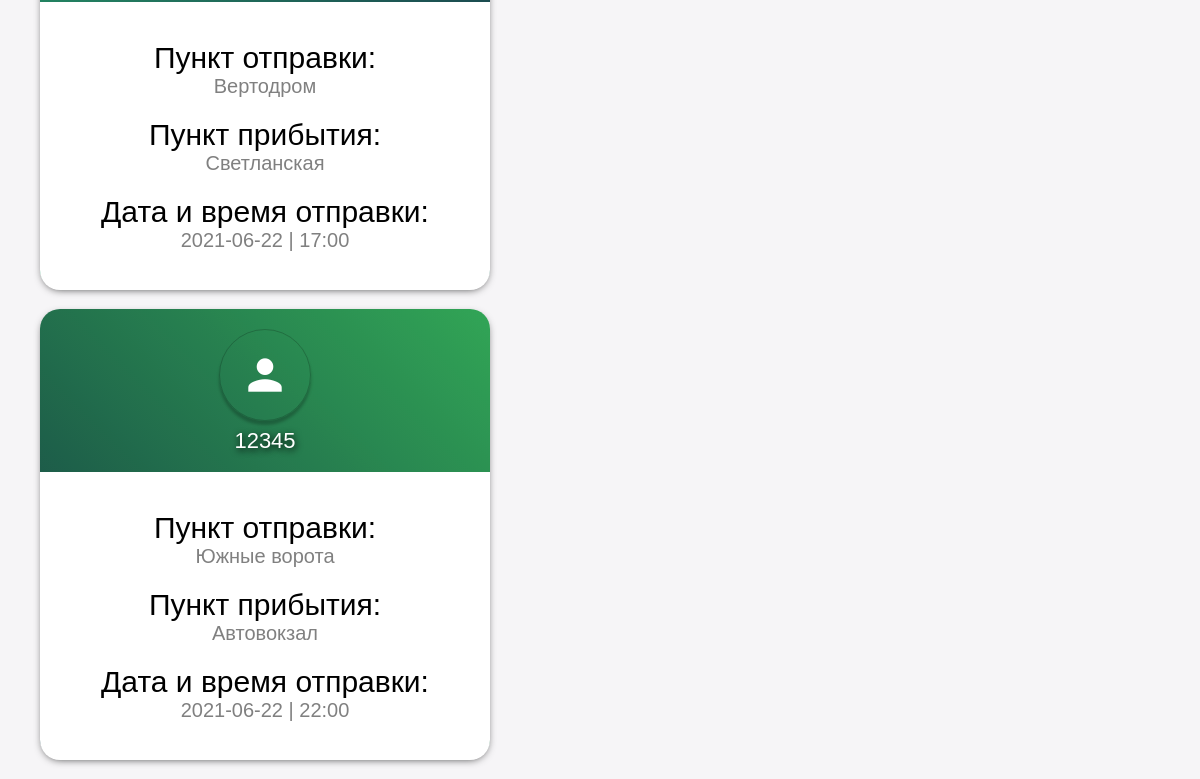
Page /main (signed in, lower part) on the earlier database version.
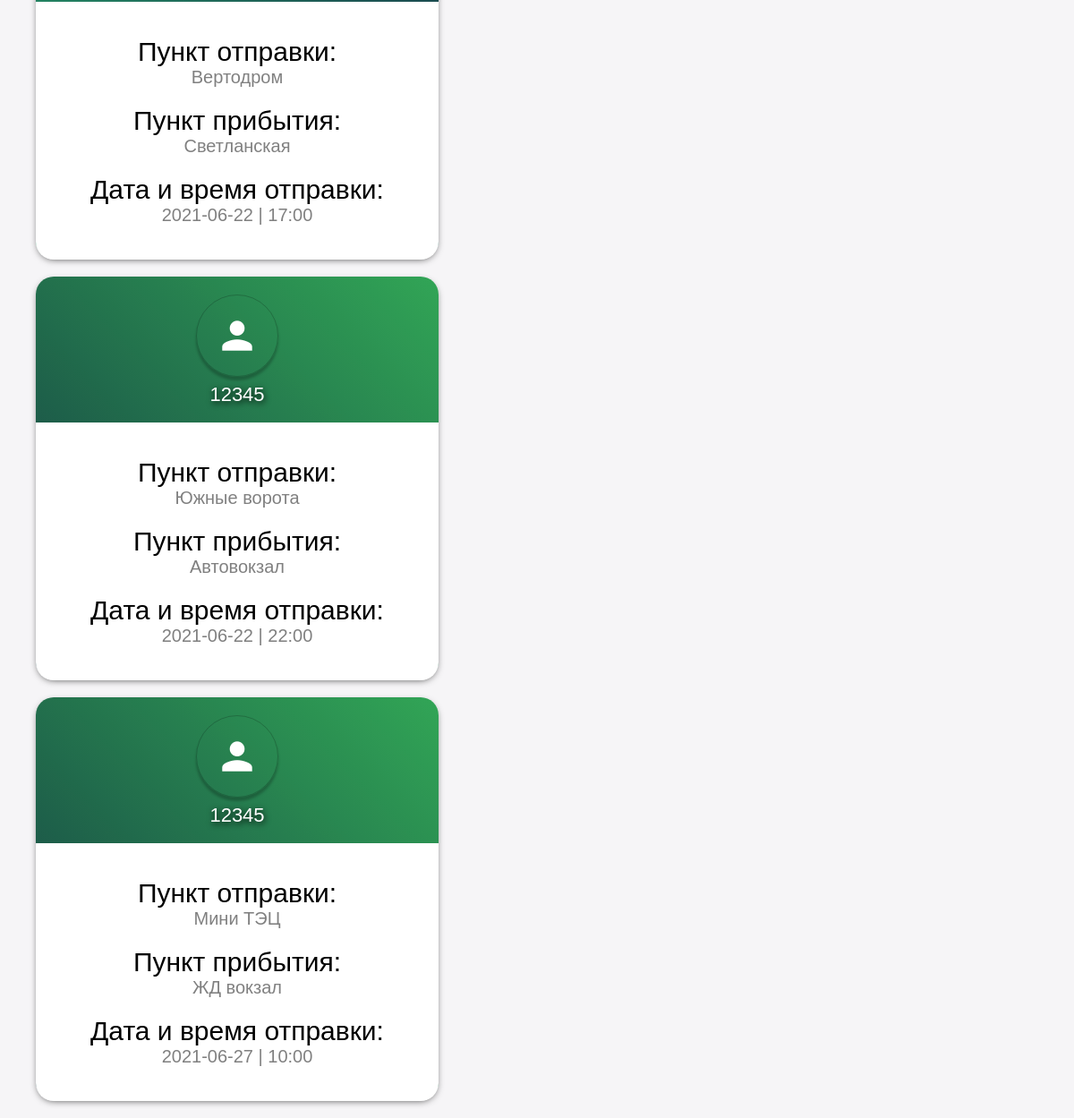
Same page on the later database version.
### tables this page shows
CREATE TABLE posts (
    id INTEGER PRIMARY KEY AUTOINCREMENT,
    isDriver BOOLEAN,
    isType TEXT,
    idPerson INTEGER,
    idBeginPoint TEXT,
    idEndPoint TEXT,
    time DATETIME DEFAULT CURRENT_TIMESTAMP,
    text TEXT,
    driverName TEXT,
    FOREIGN KEY (idPerson) REFERENCES persons (id) 
     
);

### view.py (the view)
@app.route('/main')
def main():
    if 'userLogged' in session:
        return render_template('main.html', posts=db.get_posts())
    return redirect(url_for('index'))

### db/database.py (called while the page is built)
    def get_db_connection(self):
        conn = sqlite3.connect(self.database_name)
        conn.row_factory = sqlite3.Row
        return conn

    def get_posts(self):
        with self.get_db_connection() as conn:
            posts = conn.execute(POSTS_QUERY).fetchall()
        return posts

### templates/main.html (shortened to what this page needs)
{% extends 'base.html' %}
{% block content %}
    <div class="container-2">
        {% for post in posts %}
            <a href="{{ url_for('about', id=post.id)}}" target="_blank">
                <div class="{{ post.isType }}">
                    <div class="text-in-card">
                        <div class="container-icon">
                            <span class="material-icons class icon">
                            </span>
                            <div class="nickname">{{ post.driverName }}</div>
                        </div>
                        <div class="text-container">
                            <div class="glue-text">
                                <div class="text_title">Пункт отправки:</div>
                                <div class="text_info">{{ post.idBeginPoint }}</div>
                            </div>
                            <div class="glue-text">
                                <div class="text_title">Пункт прибытия:</div>
                                <div class="text_info">{{ post.idEndPoint }}</div>
                            </div>
                            <div class="glue-text">
                                <div class="text_title">Дата и время отправки:</div>
                                <div class="text_info">{{ post.time }}</div>
                            </div>
                        </div>
                    </div>
                </div>
            </a>
        {% endfor %}
    </div>
{% endblock %}

### templates/base.html (shortened to what this page needs)
<!DOCTYPE html>
<html>
    <head>
        <link href="/static/style.css" rel="stylesheet" type="text/css" />
        <link href="/static/fonts/iconfont/material-icons.css" rel="stylesheet">
    </head>
    <body>
        <main>
            {% block content %}
            {% endblock %}
        </main>
    </body>
</html>

### static/style.css (style rules this page uses)
html { font-family: 'Franklin Gothic Medium', 'Arial Narrow', Arial, sans-serif; }
* { margin: 0; padding: 0; }
*, *:before, *:after { -webkit-box-sizing: border-box; -moz-box-sizing: border-box; box-sizing: border-box; }
.account > a , .exit_account > a, .create_request_button > a, .container-2 a { text-decoration: none; display: inline-block; height: 100%; width: 100%; color: inherit; }
body { font-family: 'Franklin Gothic Medium', 'Arial Narrow', Arial, sans-serif; background: #f6f5f7; background-image: url(/static/Images/main.jpg); background-attachment: fixed; background-repeat: repeat-x; background-size: cover; }
.container-2 { display: flex; justify-content: space-around; justify-items: center; flex-wrap: wrap; margin: 20px; }
.container-2 .driver { margin-top: 20px; margin-left: 20px; margin-right: 20px; height: 450px; width: 450px; left: 0; bottom: 0px; border-radius: 20px; background-image: linear-gradient(to top right, rgb(58,164,73), rgb(17,59,62)); filter: hue-rotate(23deg); cursor: pointer; position: relative; box-shadow: rgba(0,0,0,.8) 0 3px 8px -3px; }
.container-2 .passenger { margin-top: 20px; margin-left: 20px; margin-right: 20px; height: 450px; width: 450px; left: 0; bottom: 0px; border-radius: 20px; background-image: linear-gradient(to top right, rgb(17,59,62), rgb(58,164,73)); filter: hue-rotate(9deg); cursor: pointer; position: relative; box-shadow: rgba(0,0,0,.8) 0 3px 8px -3px; }
.text-in-card { font-family: 'Franklin Gothic Medium', 'Arial Narrow', Arial, sans-serif; font-size: 30px; }
.icon { color: white; text-align: center; display: inline-block; border-radius: 50%; margin: 20px 30px 7px 30px; padding: 20px; border: 1px solid rgba(0, 0, 0, 0.2); box-shadow: 0 4px 3px rgb(0 0 0 / 24%); -webkit-touch-callout: none; -webkit-user-select: none; -khtml-user-select: none; -moz-user-select: none; -ms-user-select: none; user-select: none; }
.container-icon { display: flex; justify-content: center; flex-direction: column; align-items: center; }
.text_info { font-size: 20px; color: gray; }
.text-container { display: flex; text-align: center; justify-content: center; flex-direction: column; margin-top: 10px; background-color: white; width: 100%; height: 288px; border-radius: 0px 0px 20px 20px; }
.glue-text { margin: 10px; }
.nickname { color:white; font-size: 22px; text-shadow: 1px 2px 7px black; margin-bottom: 8px; }

Differences in the rows shown:
added posts: driverName "12345", idBeginPoint "Мини ТЭЦ", idEndPoint "ЖД вокзал", time "2021-06-27 | 10:00"
